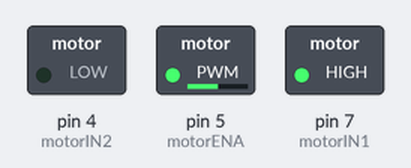
The sketch below on a simulated Arduino Uno, built with avr-gcc and run on an emulated ATmega328P. Parts: switched loads named in the sketch (green lamp = pin HIGH).

Above: at 0.05 s.
At 3.05 s:
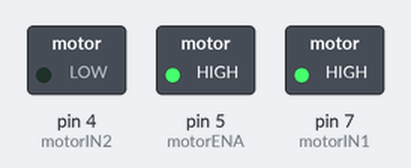
At 6.0 s:
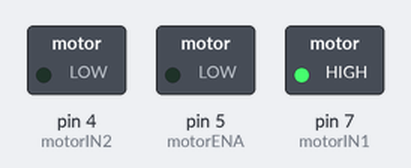
Timing chart, 0 to 6.9 s (numbered marks = the images above):
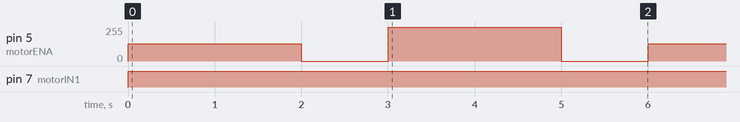

Measured:
- by itself, pin 5 (motorENA): repeats every 6.0 s: 0/255 1.0 s, 255/255 2.0 s, 0/255 1.0 s, 128/255 2.0 s
- by itself, pin 7 (motorIN1): LOW → HIGH at 0.00 s

The sketch:

l298n_fan.ino
```cpp
// Lesson 04, Extension 4 (DEMO STATION) — DC fan via L298N driver
// Same wiring as last year's APC fan controller:
//   Motor -> L298N OUT1/OUT2. Battery pack -> L298N 12V + GND.
//   L298N GND also to Arduino GND (shared ground is essential!).
//   ENA->pin 5 (PWM = speed), IN1->pin 7, IN2->pin 4.
// NEVER wire a DC motor directly to an Arduino pin.

const int motorENA = 5;   // PWM pin for speed control
const int motorIN1 = 7;   // Motor direction 1
const int motorIN2 = 4;   // Motor direction 2

void setup() {
  pinMode(motorIN1, OUTPUT);
  pinMode(motorIN2, OUTPUT);
}

void loop() {
  // forward, half speed
  digitalWrite(motorIN1, HIGH);
  digitalWrite(motorIN2, LOW);
  analogWrite(motorENA, 128);
  delay(2000);

  // stop
  analogWrite(motorENA, 0);
  delay(1000);

  // forward, full speed
  analogWrite(motorENA, 255);
  delay(2000);

  // stop
  analogWrite(motorENA, 0);
  delay(1000);
}
```
